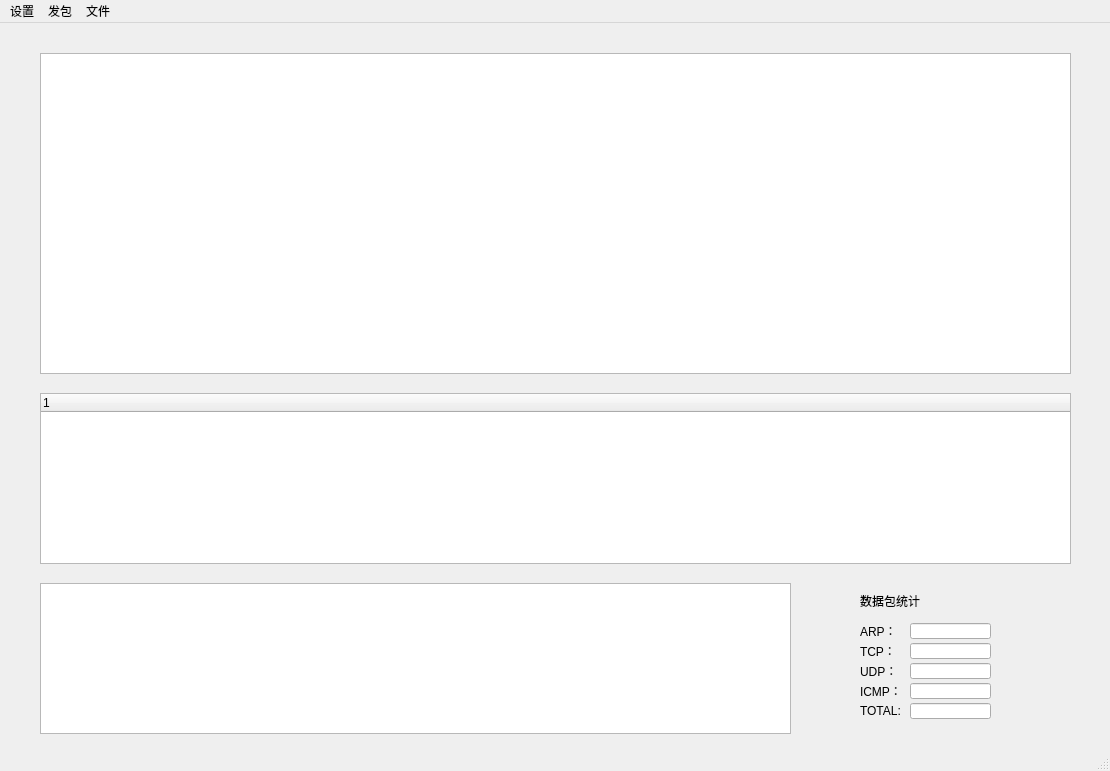
<?xml version="1.0" encoding="UTF-8"?>
<ui version="4.0">
 <class>MainWindow</class>
 <widget class="QMainWindow" name="MainWindow">
  <property name="geometry">
   <rect>
    <x>0</x>
    <y>0</y>
    <width>1110</width>
    <height>771</height>
   </rect>
  </property>
  <property name="windowTitle">
   <string>MainWindow</string>
  </property>
  <widget class="QWidget" name="centralWidget">
   <widget class="QTableWidget" name="tableWidget">
    <property name="geometry">
     <rect>
      <x>40</x>
      <y>30</y>
      <width>1031</width>
      <height>321</height>
     </rect>
    </property>
   </widget>
   <widget class="QTreeWidget" name="treeWidget">
    <property name="geometry">
     <rect>
      <x>40</x>
      <y>370</y>
      <width>1031</width>
      <height>171</height>
     </rect>
    </property>
    <column>
     <property name="text">
      <string notr="true">1</string>
     </property>
    </column>
   </widget>
   <widget class="QTextBrowser" name="textBrowser">
    <property name="geometry">
     <rect>
      <x>40</x>
      <y>560</y>
      <width>751</width>
      <height>151</height>
     </rect>
    </property>
   </widget>
   <widget class="QLabel" name="label">
    <property name="geometry">
     <rect>
      <x>860</x>
      <y>570</y>
      <width>81</width>
      <height>16</height>
     </rect>
    </property>
    <property name="text">
     <string>数据包统计</string>
    </property>
   </widget>
   <widget class="QLabel" name="label_2">
    <property name="geometry">
     <rect>
      <x>860</x>
      <y>600</y>
      <width>72</width>
      <height>15</height>
     </rect>
    </property>
    <property name="text">
     <string>ARP：</string>
    </property>
   </widget>
   <widget class="QLabel" name="label_3">
    <property name="geometry">
     <rect>
      <x>860</x>
      <y>620</y>
      <width>72</width>
      <height>15</height>
     </rect>
    </property>
    <property name="text">
     <string>TCP：</string>
    </property>
   </widget>
   <widget class="QLabel" name="label_4">
    <property name="geometry">
     <rect>
      <x>860</x>
      <y>640</y>
      <width>72</width>
      <height>15</height>
     </rect>
    </property>
    <property name="text">
     <string>UDP：</string>
    </property>
   </widget>
   <widget class="QLabel" name="label_5">
    <property name="geometry">
     <rect>
      <x>860</x>
      <y>660</y>
      <width>72</width>
      <height>15</height>
     </rect>
    </property>
    <property name="text">
     <string>ICMP：</string>
    </property>
   </widget>
   <widget class="QLineEdit" name="lineEdit">
    <property name="geometry">
     <rect>
      <x>910</x>
      <y>600</y>
      <width>81</width>
      <height>16</height>
     </rect>
    </property>
   </widget>
   <widget class="QLineEdit" name="lineEdit_2">
    <property name="geometry">
     <rect>
      <x>910</x>
      <y>620</y>
      <width>81</width>
      <height>16</height>
     </rect>
    </property>
   </widget>
   <widget class="QLineEdit" name="lineEdit_3">
    <property name="geometry">
     <rect>
      <x>910</x>
      <y>640</y>
      <width>81</width>
      <height>16</height>
     </rect>
    </property>
   </widget>
   <widget class="QLineEdit" name="lineEdit_4">
    <property name="geometry">
     <rect>
      <x>910</x>
      <y>660</y>
      <width>81</width>
      <height>16</height>
     </rect>
    </property>
   </widget>
   <widget class="QLabel" name="label_6">
    <property name="geometry">
     <rect>
      <x>860</x>
      <y>680</y>
      <width>72</width>
      <height>15</height>
     </rect>
    </property>
    <property name="text">
     <string>TOTAL:</string>
    </property>
   </widget>
   <widget class="QLineEdit" name="lineEdit_5">
    <property name="geometry">
     <rect>
      <x>910</x>
      <y>680</y>
      <width>81</width>
      <height>16</height>
     </rect>
    </property>
   </widget>
  </widget>
  <widget class="QMenuBar" name="menuBar">
   <property name="geometry">
    <rect>
     <x>0</x>
     <y>0</y>
     <width>1110</width>
     <height>26</height>
    </rect>
   </property>
   <widget class="QMenu" name="menu">
    <property name="title">
     <string>设置</string>
    </property>
    <addaction name="action_1"/>
    <addaction name="action_2"/>
    <addaction name="action_3"/>
    <addaction name="action_4"/>
   </widget>
   <widget class="QMenu" name="menu_2">
    <property name="title">
     <string>发包</string>
    </property>
    <addaction name="action_6"/>
   </widget>
   <widget class="QMenu" name="menu_3">
    <property name="title">
     <string>文件</string>
    </property>
    <addaction name="action_5"/>
   </widget>
   <addaction name="menu"/>
   <addaction name="menu_2"/>
   <addaction name="menu_3"/>
  </widget>
  <widget class="QStatusBar" name="statusBar"/>
  <action name="action_1">
   <property name="text">
    <string>选择网卡</string>
   </property>
  </action>
  <action name="action_2">
   <property name="text">
    <string>开始监听</string>
   </property>
  </action>
  <action name="action_3">
   <property name="text">
    <string>终止监听</string>
   </property>
  </action>
  <action name="action_4">
   <property name="text">
    <string>过滤器</string>
   </property>
  </action>
  <action name="action_5">
   <property name="text">
    <string>清空数据包</string>
   </property>
  </action>
  <action name="action_6">
   <property name="text">
    <string>欺骗</string>
   </property>
  </action>
 </widget>
 <layoutdefault spacing="6" margin="11"/>
 <resources/>
 <connections/>
</ui>
